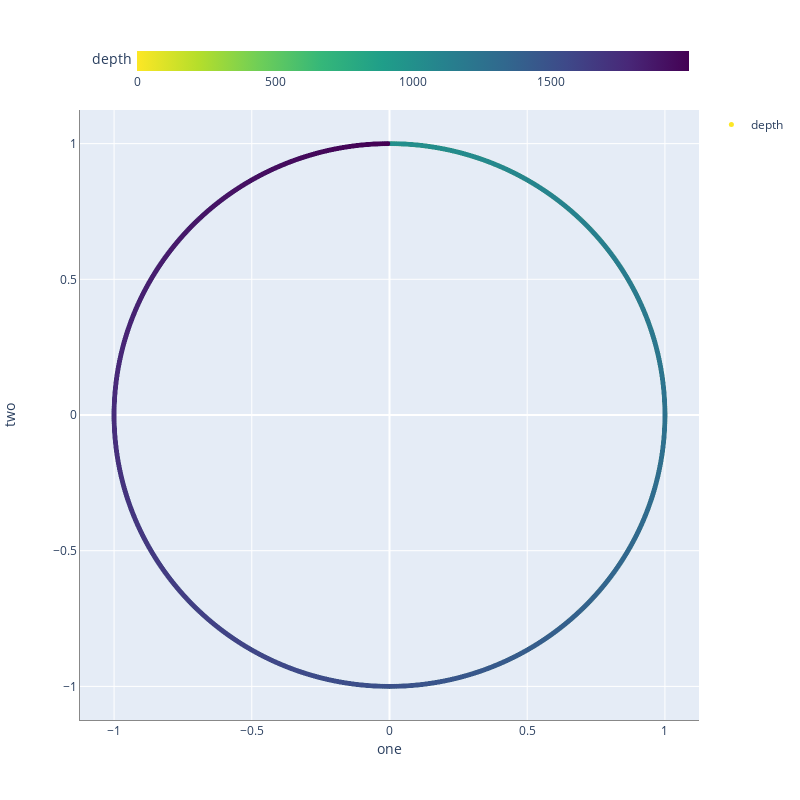

Write notebook code for a chart like this one.
### Markdown cell above
### Step 4: Make a crossplot

### Code cell
graph1.CrossPlot(
    x = graph1.get_trace("one"),
    y = graph1.get_trace("two"),
    colors = ["depth"],
    size=800,
).render().show(renderer="plotly_mimetype")

### Figure 1 — Plotly figure (JSON) as saved in the notebook; plotly's stock layout.template omitted (floating-point values rounded to 4 significant figures; data arrays with more than 128 entries replaced by an {"elided": "..."} marker saying what was removed)
{"data": [{"hovertemplate": "%{x}, %{y}, %{marker.color}", "marker": {"color": {"elided": "2000 int values"}, "colorbar": {"orientation": "h", "thickness": 20, "thicknessmode": "pixels", "title": {"text": "depth"}}, "colorscale": [[0, "#fde725"], [0.1111, "#b5de2b"], [0.2222, "#6ece58"], [0.3333, "#35b779"], [0.4444, "#1f9e89"], [0.5556, "#26828e"], [0.6667, "#31688e"], [0.7778, "#3e4989"], [0.8889, "#482878"], [1, "#440154"]], "opacity": 1, "showscale": true, "size": 5, "symbol": "circle"}, "meta": {"color_data": "depth", "filter": "depth"}, "mode": "markers", "name": "depth", "type": "scattergl", "uid": "cd331c48-ec41-4af1-b516-8e83669fa7e5", "x": {"elided": "2000 float values"}, "xaxis": "x", "y": {"elided": "2000 float values"}, "yaxis": "y"}], "layout": {"height": 800, "showlegend": true, "width": 800, "xaxis": {"autorange": true, "linecolor": "#888", "linewidth": 1, "range": [-1.124, 1.124], "title": {"text": "one"}, "type": "linear"}, "yaxis": {"autorange": true, "domain": [0, 1], "linecolor": "#888", "linewidth": 1, "range": [-1.124, 1.124], "title": {"text": "two"}, "type": "linear"}}}
